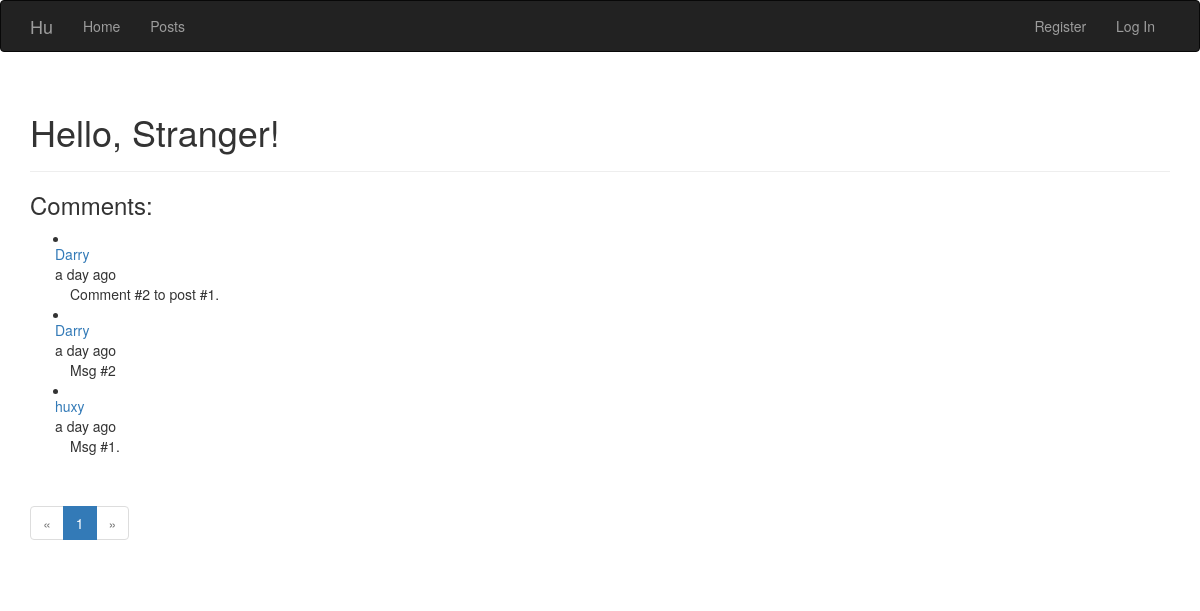
The page / on the database its author committed.
### app/models.py (models this page shows, shortened)
class Comment(db.Model):
    __tablename__ = 'comments'
    id = db.Column(db.Integer, primary_key=True)
    post_id = db.Column(db.Integer, db.ForeignKey('posts.id'))
    body = db.Column(db.Text)
    timestamp = db.Column(db.DateTime,index=True, default=datetime.utcnow)
    author_id = db.Column(db.Integer, db.ForeignKey('users.id'))
    disabled = db.Column(db.Boolean, default = False)

class User(UserMixin, db.Model):
    __tablename__ = 'users'
    id = db.Column(db.Integer, primary_key = True)
    username = db.Column(db.String(64), unique = True, index = True)
    password_hash = db.Column(db.String(128))
    role_id = db.Column(db.Integer, db.ForeignKey('roles.id'))
    location = db.Column(db.String(64))
    about_me = db.Column(db.Text())
    member_since = db.Column(db.DateTime(), default=datetime.utcnow)
    last_seen = db.Column(db.DateTime(), default=datetime.utcnow)
    comments = db.relationship('Comment', backref='author', lazy='dynamic')
    posts = db.relationship('Post', backref='author', lazy='dynamic')
    followed = db.relationship('Follow', foreign_keys=[Follow.follower_id], backref=db.backref('follower', lazy='joined'),lazy='dynamic',cascade='all, delete-orphan')
    follower = db.relationship('Follow', foreign_keys=[Follow.followed_id], backref=db.backref('followed', lazy='joined'),lazy='dynamic',cascade='all, delete-orphan')
    @property
    def password(self):
        raise AttributeError('Password is not a readable attribute.')

### app/main/views.py (the view)
@main.route('/',  methods=['GET', 'POST'])
def index():
    form = CommentForm()
    if current_user.can(Permissions.WRITE_ARTICLES) and form.validate_on_submit():
        comment = Comment(body=form.body.data, author=current_user._get_current_object())
        db.session.add(comment)
        db.session.commit()
        return redirect(url_for('.index'))
    show_followed = False
    if current_user.is_authenticated:
        show_followed = bool(request.cookies.get('show_followed', ''))
    if show_followed:
        query = current_user.followed_comments
    else:
        query = Comment.query
    page = request.args.get('page', 1, type=int)
    pagination = query.order_by(Comment.timestamp.desc()).paginate(page, per_page=current_app.config['COMMENTS_PER_PAGE'], error_out=False)
    comments = pagination.items
    return render_template('index.html',form=form, comments=comments, pagination=pagination, Permissions=Permissions, show_followed=show_followed)

### app/auth/views.py (called while the page is built)
@auth.before_app_request
def before_request():
    if current_user.is_authenticated:
        current_user.ping()

### app/models.py (called while the page is built)
    def can(self, permissions):
        return False

    def is_administrator(self):
        return False

### app/templates/index.html (shortened to what this page needs)
{% extends "base.html"%}
{% import "bootstrap/wtf.html" as wtf %}
{% import "_macros.html" as macros %}
{% block page_content %}
<div class="page-header">
	<h1>Hello, {% if current_user.is_authenticated %}{{current_user.username}}{% else %}Stranger{%endif%}!</h1>
</div>
{%include '_comments.html'%}
<div class="pagination">
	{{macros.pagination_widget(pagination,'.index')}}
</div>
{% endblock %}

### app/templates/_comments.html (shortened to what this page needs)
<div>
	<h3>Comments:</h3>
<ul class="posts">
	{%for comment in comments %}
	{%if current_user.is_administrator() or not comment.disabled %}
		<li class="post">
			<div class="row">
				<div class="col-4">
					<div class="post-author">
						<a href="{{url_for('main.user', username=comment.author.username)}}">
							{{ comment.author.username }}
						</a>
					</div>
				</div>
				<div class="col-4">
					<div class="post-date">{{moment(comment.timestamp).fromNow()}}</div>
				</div>
			</div>
				<div class="post-content">
					<div class="post-body">
						{{comment.body}}
					</div>
				</div>
		</li>
	{%endif%}
	{%endfor%}
</ul>
</div>

### rows shown on the page
Comment: author.username "Darry", timestamp "a day ago", body "Comment #2 to post #1."
Comment: author.username "Darry", timestamp "a day ago", body "Msg #2"
Comment: author.username "huxy", timestamp "a day ago", body "Msg #1."

### other values the page prints
{{ p }} "1"
